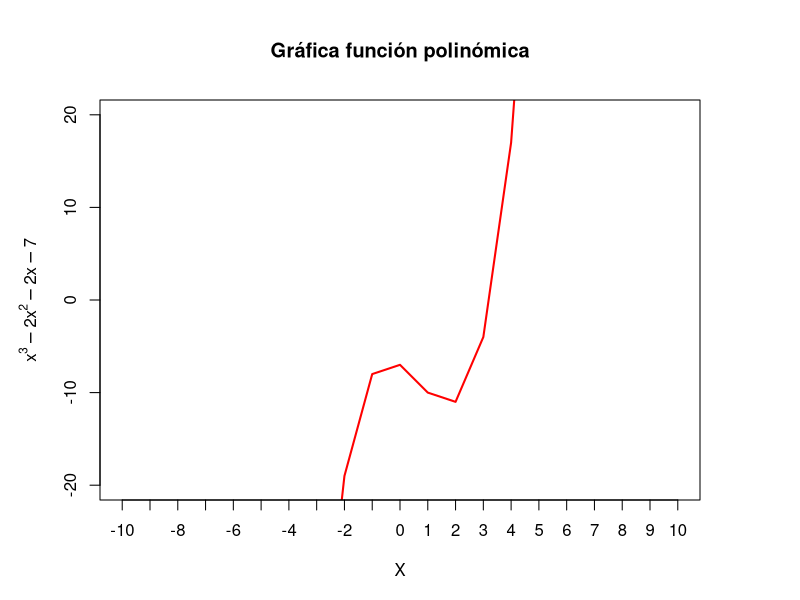

Write the R code that produced this figure.
# Gráficas de funciones
# =====================

# Usaremos RSTUDIO para estudiar funciones. Las funciones (de dos variables), definen 
# la relación entre unos valores en el eje X y otros en el eje Y.
# Por ejemplo, la función f(x)=x^3-2x^2-2x-7 (polinómica)
f = function(x) {x^3-2*x^2-2*x-7}

# Para representarla uso PLOT
old.par=par()
par(mar=c(5,5,5,5))
  mi = expression(x^3-2*x^2-2*x-7)
  x = -10:10 #Valores en el eje x
  plot(x,f(x),                                              # valores x e y 
       xlab="X",ylab=mi, main="Gráfica función polinómica", # títulos
       xlim=c(-10,10), ylim=c(-20,20),                      # límites que se dibujan
       col="red", lty="solid",lwd="2",type="l",             # color, línea sólida, ancho de línea y tipo
       xaxp=c(-10,10,20))                                   # 
par=old.par